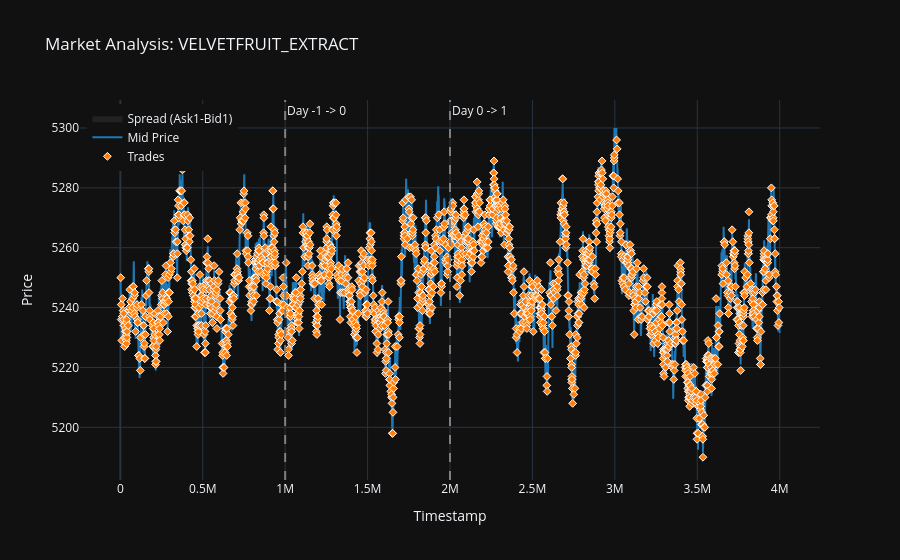
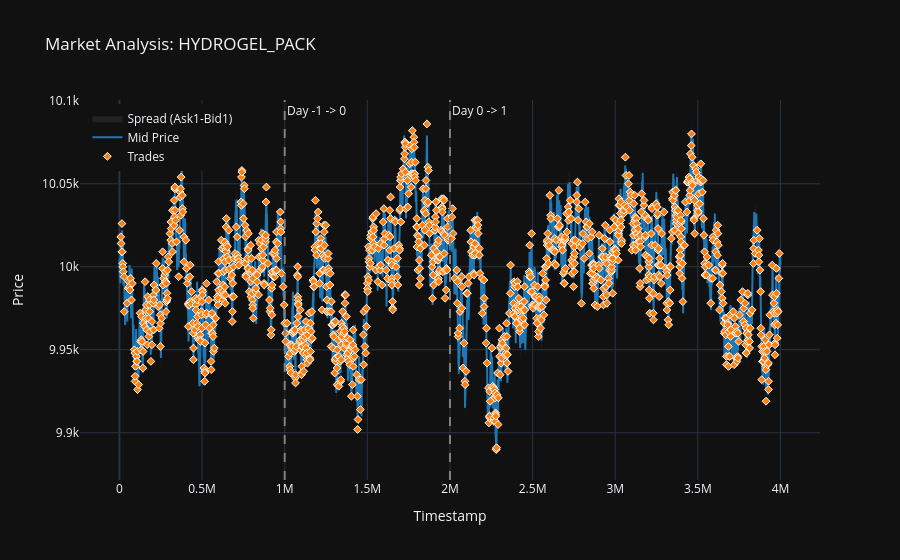

Here is the notebook cell these charts were saved with, in order:
### Code cell
products = ['VELVETFRUIT_EXTRACT', 'HYDROGEL_PACK']

visualize_product('VELVETFRUIT_EXTRACT', prices, trades).show()
visualize_product('HYDROGEL_PACK', prices, trades).show()

stats = []
for product in prices['product'].unique():
    p_df = prices[prices['product'] == product]
    t_df = trades[trades['symbol'] == product]
    
    stats.append({
        'Product': product,
        'Avg Mid Price': p_df['mid_price'].mean(),
        'Std Dev': p_df['mid_price'].std(),
        'Avg Spread': (p_df['ask_price_1'] - p_df['bid_price_1']).mean(),
        'Total Trade Volume': t_df['quantity'].sum(),
        'Trade Count': len(t_df)
    })

pd.DataFrame(stats).set_index('Product')

### Figure 1 — Plotly figure (JSON) as saved in the notebook; plotly's stock layout.template omitted (floating-point values rounded to 4 significant figures; data arrays with more than 128 entries replaced by an {"elided": "..."} marker saying what was removed)
{"data": [{"fill": "toself", "fillcolor": "rgba(100, 100, 100, 0.2)", "hoverinfo": "skip", "line": {"color": "rgba(255,255,255,0)"}, "name": "Spread (Ask1-Bid1)", "type": "scatter", "x": {"elided": "80000 int values"}, "y": {"elided": "80000 int values"}}, {"line": {"color": "#1f77b4", "width": 2}, "mode": "lines", "name": "Mid Price", "type": "scatter", "x": {"elided": "40000 int values"}, "y": {"elided": "40000 float values"}}, {"marker": {"color": "#ff7f0e", "line": {"color": "white", "width": 1}, "size": 6, "symbol": "diamond"}, "mode": "markers", "name": "Trades", "text": {"elided": "1826 str values"}, "type": "scatter", "x": {"elided": "1826 int values"}, "y": {"elided": "1826 float values"}}], "layout": {"annotations": [{"showarrow": false, "text": "Day -1 -> 0", "x": 1000000, "xanchor": "left", "xref": "x", "y": 1, "yanchor": "top", "yref": "y domain"}, {"showarrow": false, "text": "Day 0 -> 1", "x": 2000000, "xanchor": "left", "xref": "x", "y": 1, "yanchor": "top", "yref": "y domain"}], "hovermode": "x unified", "legend": {"x": 0.01, "xanchor": "left", "y": 0.99, "yanchor": "top"}, "shapes": [{"line": {"color": "gray", "dash": "dash"}, "type": "line", "x0": 1000000, "x1": 1000000, "xref": "x", "y0": 0, "y1": 1, "yref": "y domain"}, {"line": {"color": "gray", "dash": "dash"}, "type": "line", "x0": 2000000, "x1": 2000000, "xref": "x", "y0": 0, "y1": 1, "yref": "y domain"}], "title": {"text": "Market Analysis: VELVETFRUIT_EXTRACT"}, "xaxis": {"title": {"text": "Timestamp"}}, "yaxis": {"title": {"text": "Price"}}}}

### Figure 2 — Plotly figure (JSON) as saved in the notebook; plotly's stock layout.template omitted (floating-point values rounded to 4 significant figures; data arrays with more than 128 entries replaced by an {"elided": "..."} marker saying what was removed)
{"data": [{"fill": "toself", "fillcolor": "rgba(100, 100, 100, 0.2)", "hoverinfo": "skip", "line": {"color": "rgba(255,255,255,0)"}, "name": "Spread (Ask1-Bid1)", "type": "scatter", "x": {"elided": "80000 int values"}, "y": {"elided": "80000 int values"}}, {"line": {"color": "#1f77b4", "width": 2}, "mode": "lines", "name": "Mid Price", "type": "scatter", "x": {"elided": "40000 int values"}, "y": {"elided": "40000 float values"}}, {"marker": {"color": "#ff7f0e", "line": {"color": "white", "width": 1}, "size": 6, "symbol": "diamond"}, "mode": "markers", "name": "Trades", "text": {"elided": "1346 str values"}, "type": "scatter", "x": {"elided": "1346 int values"}, "y": {"elided": "1346 float values"}}], "layout": {"annotations": [{"showarrow": false, "text": "Day -1 -> 0", "x": 1000000, "xanchor": "left", "xref": "x", "y": 1, "yanchor": "top", "yref": "y domain"}, {"showarrow": false, "text": "Day 0 -> 1", "x": 2000000, "xanchor": "left", "xref": "x", "y": 1, "yanchor": "top", "yref": "y domain"}], "hovermode": "x unified", "legend": {"x": 0.01, "xanchor": "left", "y": 0.99, "yanchor": "top"}, "shapes": [{"line": {"color": "gray", "dash": "dash"}, "type": "line", "x0": 1000000, "x1": 1000000, "xref": "x", "y0": 0, "y1": 1, "yref": "y domain"}, {"line": {"color": "gray", "dash": "dash"}, "type": "line", "x0": 2000000, "x1": 2000000, "xref": "x", "y0": 0, "y1": 1, "yref": "y domain"}], "title": {"text": "Market Analysis: HYDROGEL_PACK"}, "xaxis": {"title": {"text": "Timestamp"}}, "yaxis": {"title": {"text": "Price"}}}}
